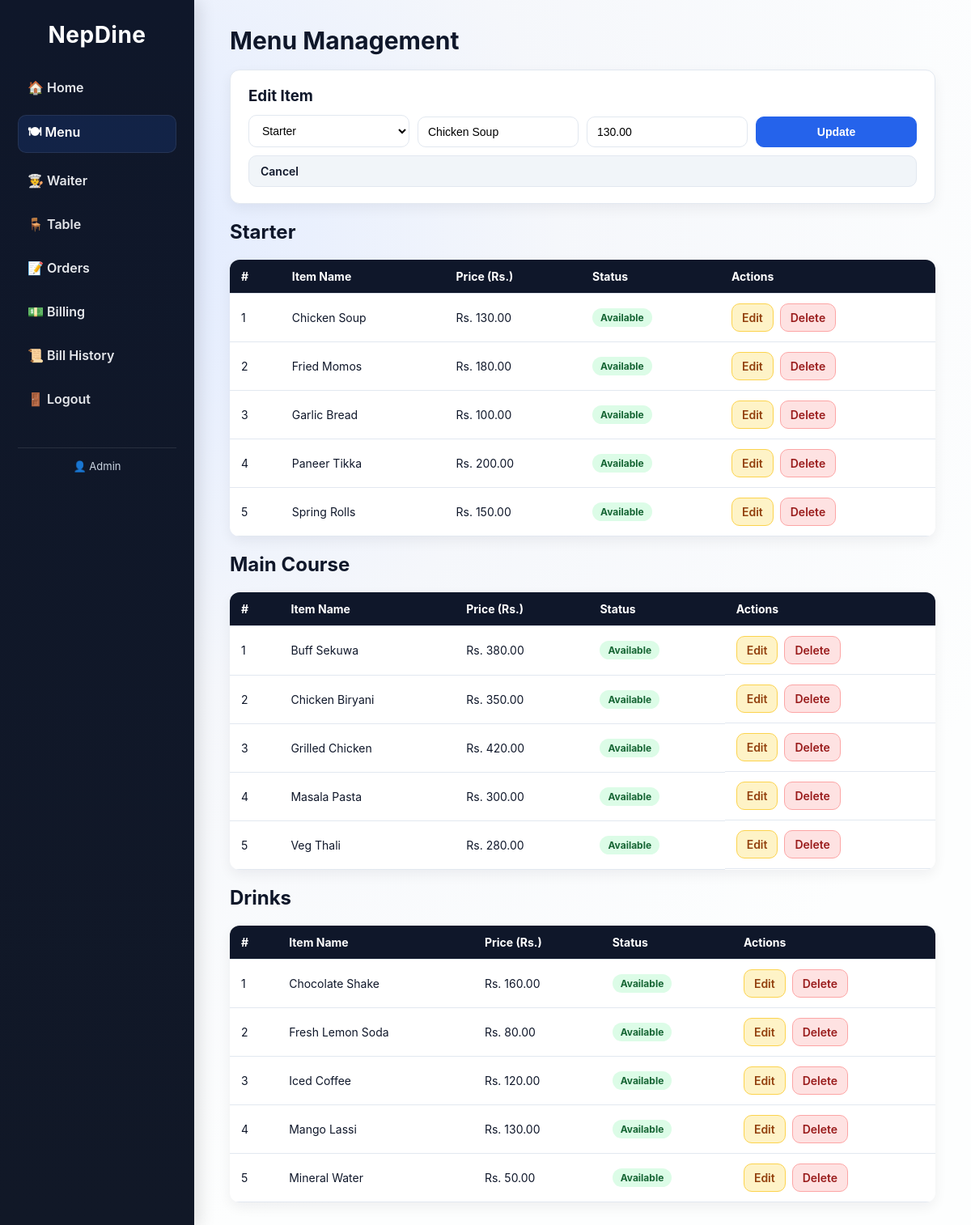
Page /menu.php?edit=2 (signed in) on the committed database.
### tables this page shows
CREATE TABLE IF NOT EXISTS menu_items (
    id          INT AUTO_INCREMENT PRIMARY KEY,
    category_id INT NOT NULL,
    item_name   VARCHAR(150) NOT NULL,
    price       DECIMAL(10,2) NOT NULL,
    available   TINYINT(1) DEFAULT 1,
    created_at  TIMESTAMP DEFAULT CURRENT_TIMESTAMP,
    FOREIGN KEY (category_id) REFERENCES categories(id) ON DELETE CASCADE
);

CREATE TABLE IF NOT EXISTS categories (
    id            INT AUTO_INCREMENT PRIMARY KEY,
    category_name VARCHAR(100) NOT NULL UNIQUE
);

### menu.php (the view, shortened to what this page needs)
<?php
$db  = getDB();
$edit_item = null;
if (isset($_GET['edit'])) {
    $eid  = (int)$_GET['edit'];
    $stmt = $db->prepare('SELECT * FROM menu_items WHERE id=?');
    $stmt->bind_param('i', $eid);
    $stmt->execute();
    $edit_item = $stmt->get_result()->fetch_assoc();
}
$categories = $db->query('SELECT * FROM categories ORDER BY id')->fetch_all(MYSQLI_ASSOC);
$items_result = $db->query('
    SELECT m.*, c.category_name
    FROM menu_items m
    JOIN categories c ON c.id = m.category_id
    ORDER BY c.id, m.item_name
');
$items_by_cat = [];
while ($row = $items_result->fetch_assoc()) {
    $items_by_cat[$row['category_name']][] = $row;
}
?>
<!DOCTYPE html>
<html lang="en">
<head>
  <link rel="stylesheet" href="style.css"/>
</head>
<body>
<?php include 'includes/sidebar.php'; ?>
<div class="main">
  <h1>Menu Management</h1>
  <div class="form-card">
    <h3><?= $edit_item ? 'Edit Item' : 'Add New Item' ?></h3>
    <form method="POST" action="menu.php" class="inline-form">
      <select name="category" class="input-field" required>
        <?php foreach ($categories as $cat): ?>
          <option value="<?= $cat['id'] ?>"
            <?= ($edit_item && $edit_item['category_id'] == $cat['id']) ? 'selected' : '' ?>>
            <?= htmlspecialchars($cat['category_name']) ?>
          </option>
        <?php endforeach; ?>
      </select>
      <input type="text" name="item_name" class="input-field" placeholder="Item name" required
             value="<?= htmlspecialchars($edit_item['item_name'] ?? '') ?>"/>
      <input type="number" step="0.01" min="1" name="price" class="input-field" placeholder="Price (Rs.)" required
             value="<?= htmlspecialchars($edit_item['price'] ?? '') ?>"/>
      <button type="submit" class="btn-primary"><?= $edit_item ? 'Update' : 'Add Item' ?></button>
      <?php if ($edit_item): ?>
        <a href="menu.php" class="btn-secondary">Cancel</a>
      <?php endif; ?>
    </form>
  </div>
  <?php foreach ($items_by_cat as $catName => $items): ?>
    <h2 class="menu-category"><?= htmlspecialchars($catName) ?></h2>
    <table class="data-table">
      <thead>
        <tr><th>#</th><th>Item Name</th><th>Price (Rs.)</th><th>Status</th><th>Actions</th></tr>
      </thead>
      <tbody>
        <?php $i = 1; foreach ($items as $item): ?>
        <tr class="<?= !$item['available'] ? 'row-unavailable' : '' ?>">
          <td><?= $i++ ?></td>
          <td><?= htmlspecialchars($item['item_name']) ?></td>
          <td>Rs. <?= number_format($item['price'], 2) ?></td>
          <td>
            <a href="menu.php?toggle=<?= $item['id'] ?>" class="badge <?= $item['available'] ? 'badge-green' : 'badge-red' ?>">
              <?= $item['available'] ? 'Available' : 'Unavailable' ?>
            </a>
          </td>
          <td class="action-btns">
            <a href="menu.php?edit=<?= $item['id'] ?>" class="btn-edit">Edit</a>
            <a href="menu.php?delete=<?= $item['id'] ?>" class="btn-delete"
               onclick="return confirm('Delete this item?')">Delete</a>
          </td>
        </tr>
        <?php endforeach; ?>
      </tbody>
    </table>
  <?php endforeach; ?>
</div>
</body>
</html>

### style.css (style rules this page uses)
:root { --bg: #f5f7fb; --surface: #ffffff; --surface-2: #f1f5f9; --border: #e2e8f0; --text: #0f172a; --muted: #64748b; --primary: #2563eb; --primary-strong: #1d4ed8; --accent: #0ea5e9; --danger: #dc2626; --warning: #f59e0b; --success: #16a34a; --radius: 12px; --shadow: 0 10px 30px rgba(15, 23, 42, 0.08); --shadow-soft: 0 6px 16px rgba(15, 23, 42, 0.06); font-family: 'Inter', 'Poppins', Arial, sans-serif; }
* { box-sizing: border-box; }
body { margin: 0; display: flex; background: radial-gradient(circle at 10% 20%, #e0eaff 0, #f5f7fb 35%, #fdfefe 75%); color: var(--text); min-height: 100vh; }
.main { flex: 1; padding: 32px 44px; }
.main h1 { font-size: 30px; margin: 0 0 18px; color: #0f172a; }
.form-card { background: var(--surface); border-radius: var(--radius); box-shadow: var(--shadow-soft); padding: 20px 22px; margin-bottom: 20px; border: 1px solid var(--border); }
.form-card h3 { margin: 0 0 12px; }
.inline-form { display: flex; flex-wrap: wrap; gap: 10px; align-items: flex-end; }
.inline-form > * { flex: 1 1 180px; }
.input-field { width: 100%; padding: 10px 12px; border: 1px solid var(--border); border-radius: 10px; background: #fff; font-size: 14px; transition: border 0.2s, box-shadow 0.2s; }
.btn-primary, .btn-secondary, .btn-edit, .btn-delete { display: inline-block; text-decoration: none; font-size: 14px; font-weight: 600; border-radius: 10px; padding: 10px 14px; border: 1px solid transparent; cursor: pointer; transition: all 0.2s ease; }
.btn-primary { background: var(--primary); color: #fff; border-color: var(--primary); }
.btn-secondary { background: var(--surface-2); color: var(--text); border-color: var(--border); }
.btn-edit { background: #fef3c7; color: #92400e; border-color: #fcd34d; padding: 8px 12px; }
.btn-delete { background: #fee2e2; color: #991b1b; border-color: #fca5a5; padding: 8px 12px; }
.action-btns { display: flex; gap: 8px; align-items: center; }
.data-table, table { width: 100%; border-collapse: collapse; background: var(--surface); border-radius: 12px; overflow: hidden; box-shadow: var(--shadow-soft); margin-top: 12px; }
.data-table th, .data-table td, table th, table td { padding: 12px 14px; border-bottom: 1px solid var(--border); text-align: left; font-size: 14px; }
.data-table th, table th { background: #0f172a; color: #fff; font-weight: 700; }
.badge { display: inline-block; padding: 4px 10px; border-radius: 999px; font-size: 12px; font-weight: 700; text-decoration: none; }
.badge-green { background: #dcfce7; color: #166534; }

### rows in the picture
menu_items: category "Starter", item_name "Chicken Soup", price "130.00", available "Available"
menu_items: item_name "Fried Momos", price "180.00", available "Available"
menu_items: item_name "Garlic Bread", price "100.00", available "Available"
menu_items: item_name "Paneer Tikka", price "200.00", available "Available"
menu_items: item_name "Spring Rolls", price "150.00", available "Available"
menu_items: item_name "Buff Sekuwa", price "380.00", available "Available"
menu_items: item_name "Chicken Biryani", price "350.00", available "Available"
menu_items: item_name "Grilled Chicken", price "420.00", available "Available"
menu_items: item_name "Masala Pasta", price "300.00", available "Available"
menu_items: item_name "Veg Thali", price "280.00", available "Available"
menu_items: item_name "Chocolate Shake", price "160.00", available "Available"
menu_items: item_name "Fresh Lemon Soda", price "80.00", available "Available"
menu_items: item_name "Iced Coffee", price "120.00", available "Available"
menu_items: item_name "Mango Lassi", price "130.00", available "Available"
menu_items: item_name "Mineral Water", price "50.00", available "Available"

### other values in the picture
$_SESSION['user_name'] "Admin"
$catName "Starter"
$catName "Main Course"
$catName "Drinks"
